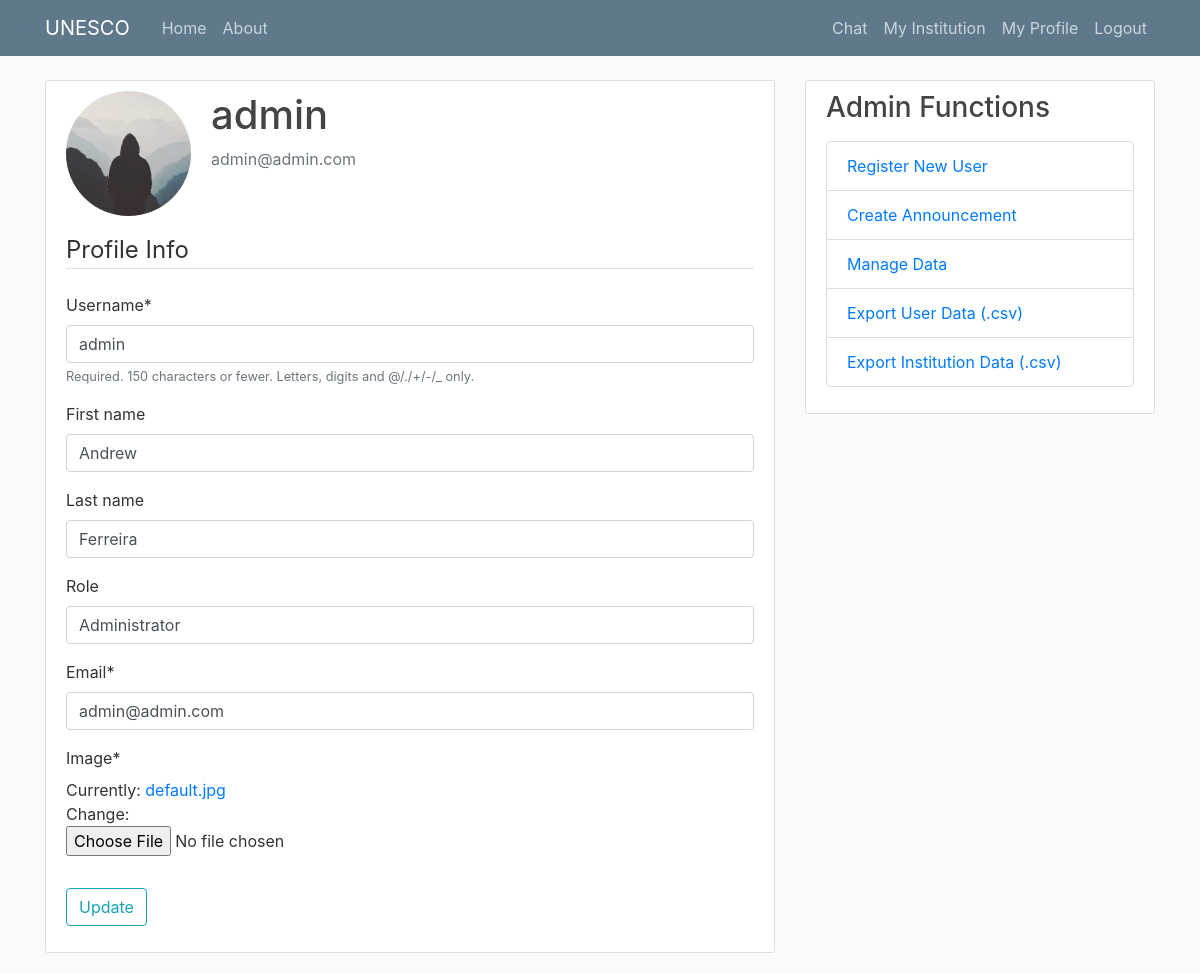
/profile/ (signed in), run on the app's committed database.
### users/models.py (models this page shows, shortened)
class User(AbstractUser):
    role = models.CharField(max_length=150, default='Researcher', blank=True, null=True)
    institution = models.ForeignKey('institutions.Institution', on_delete=models.PROTECT)

class Profile(models.Model):
    user = models.OneToOneField(User, on_delete=models.CASCADE)
    image = models.ImageField(default='default.jpg', upload_to='profile_pics')

### users/views.py (the view)
# urls.py: path('profile/', views.profile, name='profile'),
@login_required
def profile(request):
    if request.method == 'POST':
        u_form = UserUpdateForm(request.POST, instance=request.user)
        p_form = ProfileUpdateForm(request.POST, request.FILES, instance=request.user.profile)
        if u_form.is_valid() and p_form.is_valid():
            u_form.save()
            p_form.save()
            messages.success(request, f'Your account has been updated!')
            return redirect('profile')
    else:
        u_form = UserUpdateForm(instance=request.user)
        p_form = ProfileUpdateForm(instance=request.user.profile)
    context = {
            'u_form': u_form,
            'p_form': p_form
    }
    return render(request, 'users/profile.html', context)

### users/forms.py
class UserUpdateForm(forms.ModelForm):
    email = forms.EmailField()
    class Meta:
        model = User
        fields = ['username', 'first_name', 'last_name', 'role', 'email']

class ProfileUpdateForm(forms.ModelForm):
    class Meta:
        model = Profile
        fields = ['image']

### users/templates/users/profile.html (shortened to what this page needs)
{% extends "blog/base.html" %}
{% load crispy_forms_tags %}
{% block content %}
    <div class="content-section">
      <div class="media">
          <img class="rounded-circle account-img" src="{{user.profile.image.url}}">
        <div class="media-body">
            <h2 class="account-heading">{{user.username}}</h2>
            <p class="text-secondary">{{user.email}}</p>
        </div>
    </div>
    <form method="POST" enctype="multipart/form-data">
        <fieldset class="form-group">
            <legend class="border-bottom mb-4">Profile Info</legend>
            {{ u_form|crispy }}
            {{ p_form|crispy }}
        </fieldset>
        <div class="form-group">
            <button class="btn btn-outline-info" type="submit">Update</button>
        </div>
    </form>
    </div>
{% endblock content %}

### blog/static/blog/main.css (style rules this page uses)
body { background: #fafafa; color: #333333; margin-top: 5rem; }
h1, h2, h3, h4, h5, h6 { color: #444444; }
.content-section { background: #ffffff; padding: 10px 20px; border: 1px solid #dddddd; border-radius: 3px; margin-bottom: 20px; }
.account-img { height: 125px; width: 125px; margin-right: 20px; margin-bottom: 16px; }
.account-heading { font-size: 2.5rem; }

### data on the page
User: profile.image (placeholder picture), username "admin", email "admin@admin.com", first_name "Andrew", last_name "Ferreira", role "Administrator"
